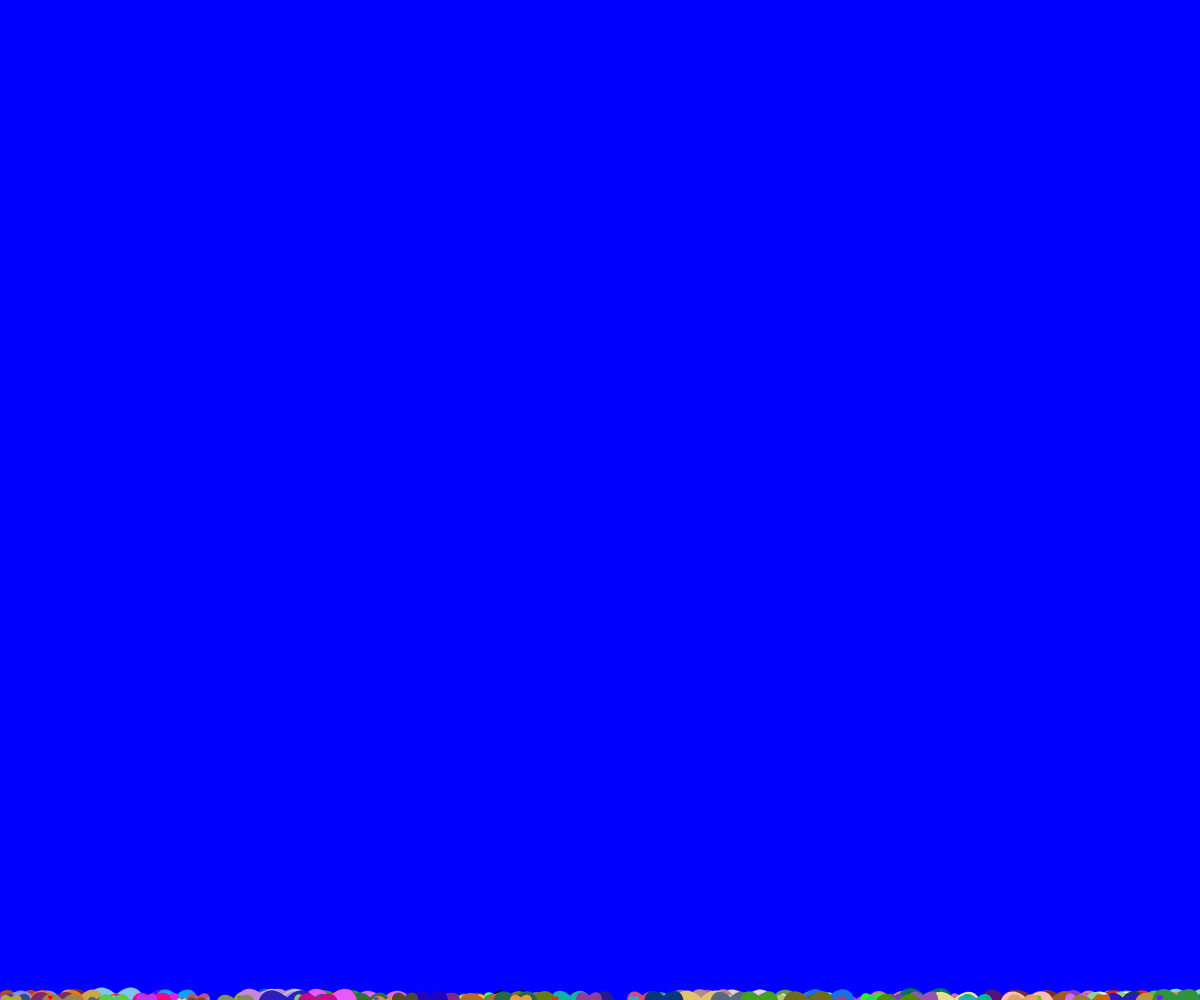
Frame 1 (no input)
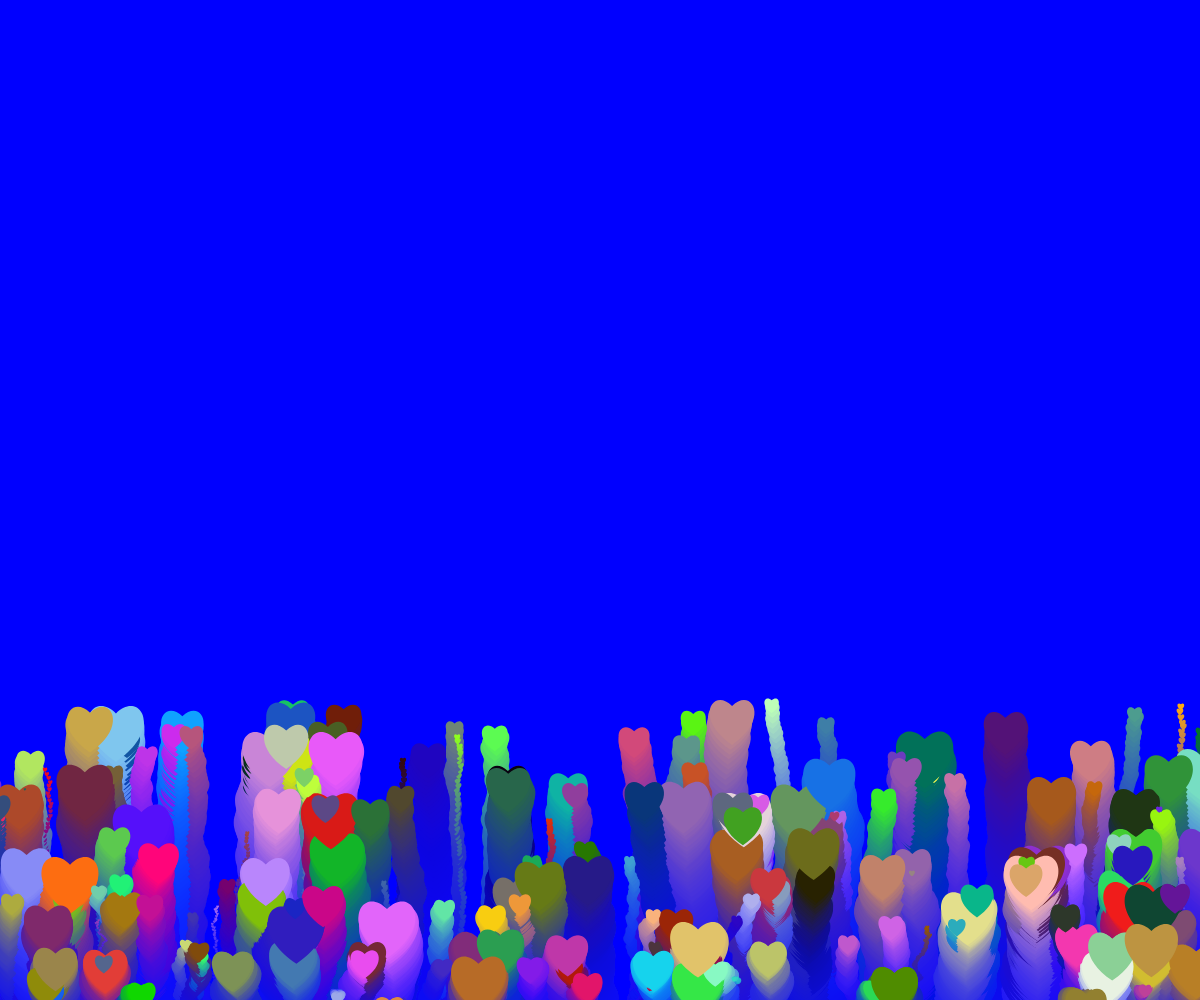
Frame 60 (no input)
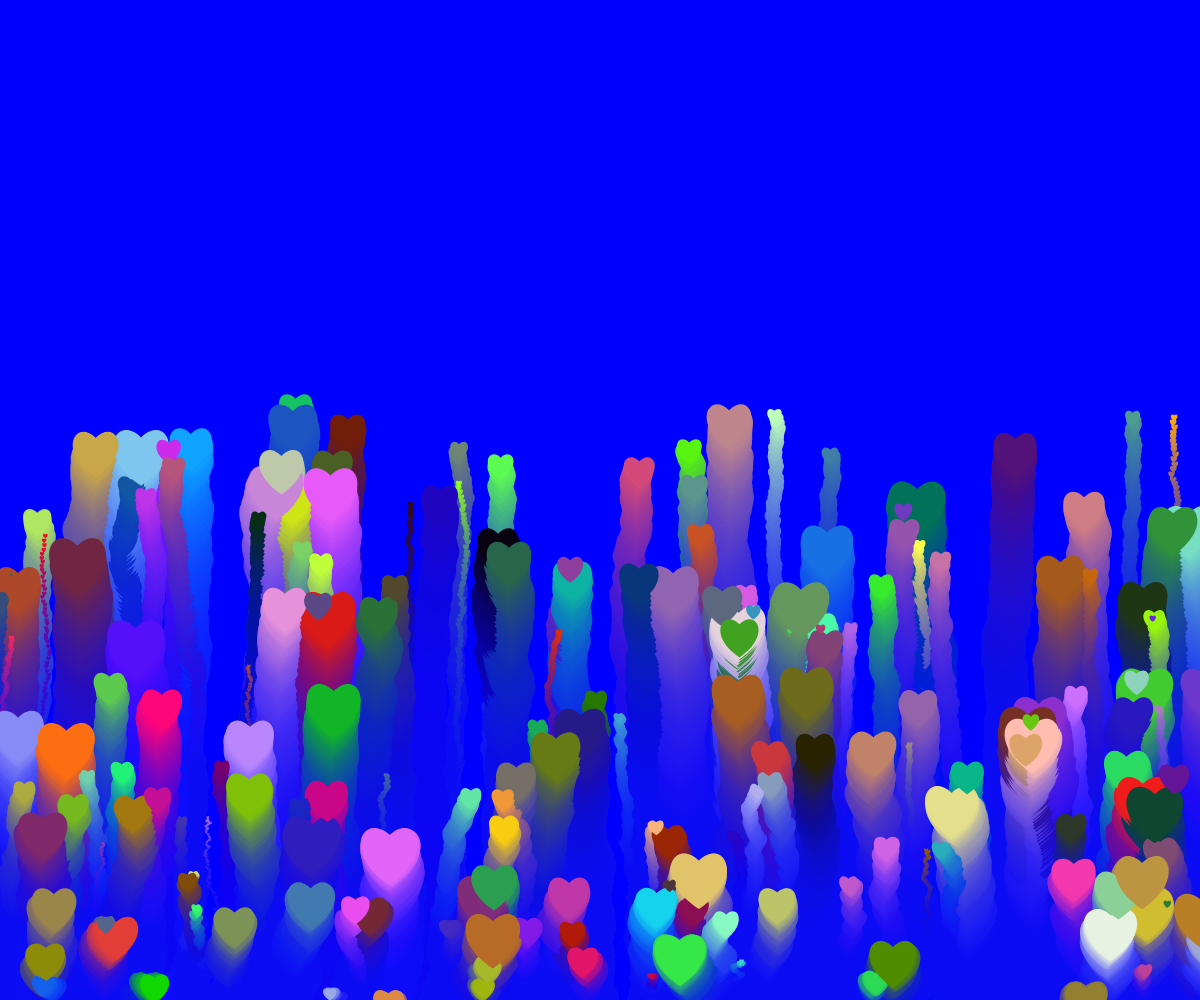
Frame 120 (the mouse pressed at the canvas centre since frame 60)

The p5.js sketch that drew these frames (run headless with seeded random() and noise() and a simulated clock; from frame 60 on, the mouse is pressed at the canvas centre):

// p5.js sketch
// ── sketch.js
let myBots = [];

function setup() {
  createCanvas(windowWidth, windowHeight); // wie gross ist die zeichenfläche
  for (var i = 0; i < 200; i++) {
    myBots.push(new Bot(random(0, width), height));
  }
  background(0, 0, 255);
}

function draw() {
  background(0, 0, 255, 10);
  for (var i = 0; i < myBots.length; i++) {
    myBots[i].update();
    if (myBots[i].alive == 0) {
      myBots.splice(i, 1);
      myBots.push(new Bot(random(0, width), height));
    }
    myBots[i].draw();
  }
}

class Bot {
  constructor(x, y) {
    // initalisierung
    this.pos = createVector(x, y);
    this.speed = random(0.1, 5);
    this.color = color(random(255), random(255), random(255));
    this.size = random(2, 50);
    this.alive = 1;
  }

  update() {
    // verhalten
    this.pos.x = this.pos.x + random(-2, 2);
    this.pos.y = this.pos.y + random(-1, 1);
    this.pos.y = this.pos.y - this.speed;
    if (this.pos.y < -20) {
      this.alive = 0;
    }
  }

  draw() {
    // aussehen / zeichen
    noStroke(); //(255);
    fill(this.color, 128);
    beginShape();
    vertex(this.pos.x, this.pos.y);
    bezierVertex(
      this.pos.x - this.size / 2,
      this.pos.y - this.size / 2,
      this.pos.x - this.size,
      this.pos.y + this.size / 3,
      this.pos.x,
      this.pos.y + this.size
    );
    bezierVertex(
      this.pos.x + this.size,
      this.pos.y + this.size / 3,
      this.pos.x + this.size / 2,
      this.pos.y - this.size / 2,
      this.pos.x,
      this.pos.y
    );
    endShape(CLOSE);

    /*noStroke(); //(255);
    fill(this.color, 128);
    // noFill();
    ellipse(this.pos.x, this.pos.y, this.size, this.size); */
  }
}
